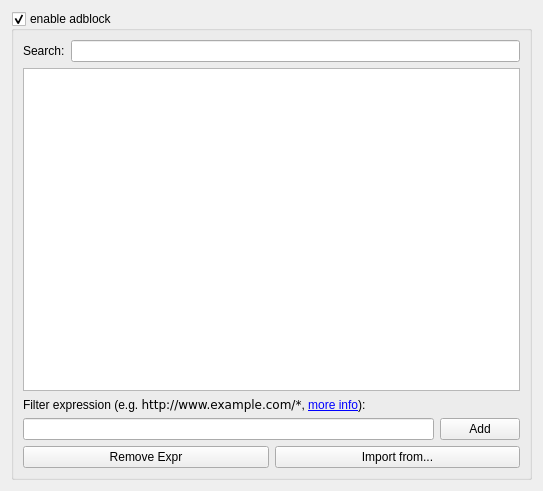
<?xml version="1.0" encoding="UTF-8"?>
<ui version="4.0">
 <class>WebkitAdblock</class>
 <widget class="QWidget" name="WebkitAdblock">
  <property name="geometry">
   <rect>
    <x>0</x>
    <y>0</y>
    <width>543</width>
    <height>491</height>
   </rect>
  </property>
  <property name="windowTitle">
   <string>Form</string>
  </property>
  <layout class="QVBoxLayout" name="verticalLayout_2">
   <item>
    <widget class="QGroupBox" name="groupBox">
     <property name="title">
      <string>enable adblock</string>
     </property>
     <property name="checkable">
      <bool>true</bool>
     </property>
     <property name="checked">
      <bool>true</bool>
     </property>
     <layout class="QVBoxLayout" name="verticalLayout">
      <item>
       <layout class="QHBoxLayout" name="horizontalLayout_3">
        <item>
         <widget class="QLabel" name="label_2">
          <property name="text">
           <string>Search:</string>
          </property>
         </widget>
        </item>
        <item>
         <widget class="KListWidgetSearchLine" name="searchLine">
          <property name="text">
           <string/>
          </property>
         </widget>
        </item>
       </layout>
      </item>
      <item>
       <widget class="KListWidget" name="listWidget"/>
      </item>
      <item>
       <widget class="QLabel" name="label">
        <property name="text">
         <string>&lt;qt&gt;Filter expression (e.g. &lt;tt&gt;http://www.example.com/*&lt;/tt&gt;, &lt;a href=&quot;filterhelp&quot;&gt;more info&lt;/a&gt;):</string>
        </property>
       </widget>
      </item>
      <item>
       <layout class="QHBoxLayout" name="horizontalLayout_2">
        <item>
         <widget class="KLineEdit" name="lineEdit"/>
        </item>
        <item>
         <widget class="QPushButton" name="addButton">
          <property name="text">
           <string>Add</string>
          </property>
         </widget>
        </item>
       </layout>
      </item>
      <item>
       <layout class="QHBoxLayout" name="horizontalLayout">
        <item>
         <widget class="QPushButton" name="removeButton">
          <property name="text">
           <string>Remove Expr</string>
          </property>
         </widget>
        </item>
        <item>
         <widget class="QPushButton" name="importButton">
          <property name="text">
           <string>Import from...</string>
          </property>
         </widget>
        </item>
       </layout>
      </item>
     </layout>
    </widget>
   </item>
  </layout>
 </widget>
 <customwidgets>
  <customwidget>
   <class>KListWidget</class>
   <extends>QListWidget</extends>
   <header>klistwidget.h</header>
  </customwidget>
  <customwidget>
   <class>KLineEdit</class>
   <extends>QLineEdit</extends>
   <header>klineedit.h</header>
  </customwidget>
  <customwidget>
   <class>KListWidgetSearchLine</class>
   <extends>KLineEdit</extends>
   <header>klistwidgetsearchline.h</header>
  </customwidget>
 </customwidgets>
 <resources/>
 <connections/>
</ui>
